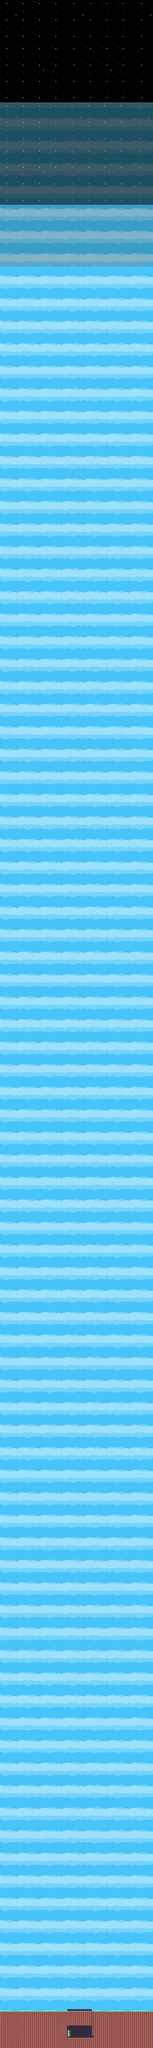

A 2D game scene composited from a Tiled map and its tileset images. What follows is a short description and the map's XML, with each tile layer's data collapsed to a summary:
An orthogonal 75x1000 tile map with 16x16 px tiles, 6 tile layers (Background Sky, Ground, Ground Tiles, Background Space 1, ...), 6 tilesets and 48 objects (22x GrumpyCloud, 14x Happy Cloud, 5x Angry Cloud, HappyCloud, Grumpy Cloud, ...).

<map version="1.9" tiledversion="1.9.2" orientation="orthogonal" renderorder="right-down" width="75" height="1000" tilewidth="16" tileheight="16" infinite="0" nextlayerid="12" nextobjectid="49">
 <tileset firstgid="1" source="../Tilesets/cloud_panorama_1.tsx" />
 <tileset firstgid="122" source="../Tilesets/Ground1.tsx" />
 <tileset firstgid="697" source="../Tilesets/Ground2.tsx" />
 <tileset firstgid="953" source="../Tilesets/hyptosis_tile-art-batch-1.tsx" />
 <tileset firstgid="4553" source="../Tilesets/2D Space Station Tile Set Assets.tsx" />
 <tileset firstgid="7153" source="../Tilesets/Objects/Props.tsx" />
 <layer id="1" name="Background Sky" width="75" height="1000">
  <data>[75000 cells, 75000 non-empty, 121 distinct tile ids]</data>
 </layer>
 <layer id="2" name="Ground" width="75" height="1000">
  <data>[75000 cells, 1350 non-empty, 6 distinct tile ids]</data>
 </layer>
 <layer id="10" name="Ground Tiles" width="75" height="1000">
  <data>[75000 cells, 24 non-empty, 13 distinct tile ids]</data>
 </layer>
 <objectgroup id="5" name="Ground Objects">
  <object id="1" gid="7157" x="15" y="15715" width="105" height="93" />
  <object id="2" gid="7157" x="1096" y="15717" width="105" height="93" />
  <object id="3" gid="7157" x="848" y="15717" width="105" height="93" />
  <object id="4" gid="7156" x="978" y="15719" width="87" height="108" />
 </objectgroup>
 <layer id="3" name="Background Space 1" width="75" height="1000" opacity="0.2">
  <data>[75000 cells, 9765 non-empty, 1663 distinct tile ids]</data>
 </layer>
 <layer id="8" name="Background Space 2" width="75" height="1000" opacity="0.5">
  <data>[75000 cells, 3750 non-empty, 1650 distinct tile ids]</data>
 </layer>
 <layer id="9" name="Background Space 3" width="75" height="1000">
  <data>[75000 cells, 3750 non-empty, 1650 distinct tile ids]</data>
 </layer>
 <objectgroup id="4" name="Clouds">
  <object id="5" name="HappyCloud" gid="7154" x="59" y="15168" width="160" height="140" />
  <object id="6" name="Happy Cloud" gid="7154" x="942" y="14718" width="160" height="140" />
  <object id="7" name="Happy Cloud" gid="7154" x="125" y="14207" width="160" height="140" />
  <object id="8" name="Happy Cloud" gid="7154" x="827" y="13802" width="160" height="140" />
  <object id="9" name="Happy Cloud" gid="7154" x="533" y="13157" width="160" height="140" />
  <object id="10" name="Happy Cloud" gid="7154" x="898" y="12592" width="160" height="140" />
  <object id="11" name="Happy Cloud" gid="7154" x="207" y="12175" width="160" height="140" />
  <object id="12" name="Happy Cloud" gid="7154" x="788" y="11573" width="160" height="140" />
  <object id="13" name="Happy Cloud" gid="7154" x="270" y="11058" width="160" height="140" />
  <object id="14" name="Happy Cloud" gid="7154" x="837" y="10522" width="160" height="140" />
  <object id="15" name="Happy Cloud" gid="7154" x="221" y="9894" width="160" height="140" />
  <object id="16" name="GrumpyCloud" gid="7155" x="318" y="10600" width="146" height="127" />
  <object id="17" name="GrumpyCloud" gid="7155" x="589" y="10792" width="146" height="127" />
  <object id="18" name="Grumpy Cloud" gid="7155" x="776" y="11955" width="146" height="127" />
  <object id="19" name="GrumpyCloud" gid="7155" x="238" y="12845" width="146" height="127" />
  <object id="20" name="GrumpyCloud" gid="7155" x="78" y="14620" width="146" height="127" />
  <object id="21" name="GrumpyCloud" gid="7155" x="267" y="14621" width="146" height="127" />
  <object id="22" name="GrumpyCloud" gid="7155" x="400" y="14625" width="146" height="127" />
  <object id="23" name="GrumpyCloud" gid="7155" x="164" y="13470" width="146" height="127" />
  <object id="24" name="GrumpyCloud" gid="7155" x="896" y="13464" width="146" height="127" />
  <object id="25" name="GrumpyCloud" gid="7155" x="140" y="11345" width="146" height="127" />
  <object id="26" name="Happy Cloud" gid="7154" x="883.636" y="9754.85" width="160" height="140" />
  <object id="27" name="Happy Cloud" gid="7154" x="62.4242" y="2682.12" width="160" height="140" />
  <object id="28" name="Happy Cloud" gid="7154" x="926.061" y="2660.91" width="160" height="140" />
  <object id="29" name="Happy Cloud" gid="7154" x="471.515" y="2666.97" width="160" height="140" />
  <object id="30" name="Angry Cloud" gid="7153" x="356.515" y="3506.88" width="390" height="237" />
  <object id="31" name="Angry Cloud" gid="7153" x="753.485" y="4458.39" width="390" height="237" />
  <object id="32" name="Angry Cloud" gid="7153" x="-85.9091" y="6146.27" width="390" height="237" />
  <object id="33" name="Angry Cloud" gid="7153" x="817.121" y="6897.79" width="390" height="237" />
  <object id="34" name="Angry Cloud" gid="7153" x="71.6667" y="8676.58" width="390" height="237" />
  <object id="35" name="GrumpyCloud" gid="7155" x="975.485" y="9260.97" width="146" height="127" />
  <object id="36" name="GrumpyCloud" gid="7155" x="233.061" y="9339.76" width="146" height="127" />
  <object id="37" name="GrumpyCloud" gid="7155" x="984.576" y="8551.88" width="146" height="127" />
  <object id="38" name="GrumpyCloud" gid="7155" x="172.455" y="8021.58" width="146" height="127" />
  <object id="39" name="GrumpyCloud" gid="7155" x="581.545" y="9088.24" width="146" height="127" />
  <object id="40" name="GrumpyCloud" gid="7155" x="830.03" y="7400.36" width="146" height="127" />
  <object id="41" name="GrumpyCloud" gid="7155" x="211.848" y="6833.7" width="146" height="127" />
  <object id="42" name="GrumpyCloud" gid="7155" x="905.788" y="5821.58" width="146" height="127" />
  <object id="43" name="GrumpyCloud" gid="7155" x="311.848" y="5133.7" width="146" height="127" />
  <object id="44" name="GrumpyCloud" gid="7155" x="899.727" y="4745.82" width="146" height="127" />
  <object id="45" name="GrumpyCloud" gid="7155" x="178.515" y="4024.61" width="146" height="127" />
  <object id="46" name="GrumpyCloud" gid="7155" x="996.697" y="3433.7" width="146" height="127" />
  <object id="47" name="GrumpyCloud" gid="7155" x="293.667" y="2930.67" width="146" height="127" />
 </objectgroup>
 <objectgroup id="11" name="Player">
  <object id="48" name="Player" class="Rocket" x="616.511" y="15714.7">
   <point />
  </object>
 </objectgroup>
</map>
